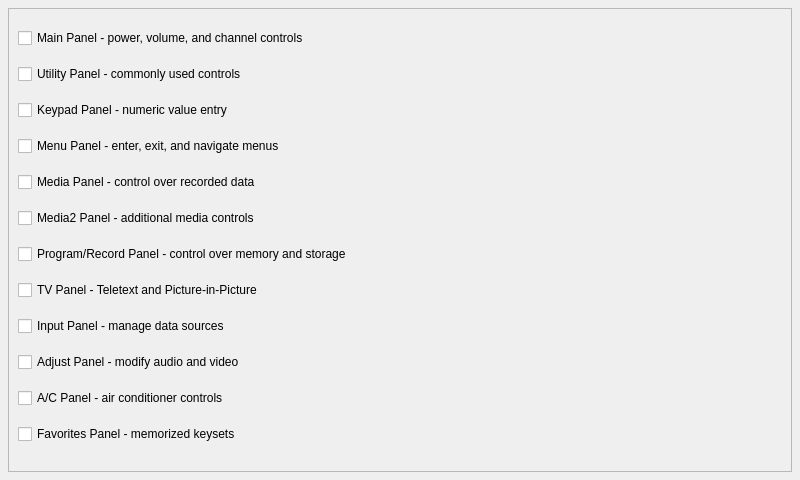
<?xml version="1.0" encoding="UTF-8"?>
<ui version="4.0">
 <class>PIRPanelSelectionForm</class>
 <widget class="QWidget" name="PIRPanelSelectionForm">
  <property name="geometry">
   <rect>
    <x>0</x>
    <y>0</y>
    <width>800</width>
    <height>480</height>
   </rect>
  </property>
  <property name="windowTitle">
   <string>Select Panels</string>
  </property>
  <layout class="QGridLayout" name="gridLayout">
   <property name="margin">
    <number>8</number>
   </property>
   <item row="0" column="0">
    <widget class="QScrollArea" name="scrollArea">
     <property name="widgetResizable">
      <bool>true</bool>
     </property>
     <widget class="QWidget" name="scrollAreaWidgetContents">
      <property name="geometry">
       <rect>
        <x>0</x>
        <y>0</y>
        <width>782</width>
        <height>462</height>
       </rect>
      </property>
      <layout class="QVBoxLayout" name="verticalLayout_2">
       <item>
        <widget class="QCheckBox" name="mainCheckBox">
         <property name="text">
          <string>Main Panel - power, volume, and channel controls</string>
         </property>
         <property name="checked">
          <bool>false</bool>
         </property>
        </widget>
       </item>
       <item>
        <widget class="QCheckBox" name="utilityCheckBox">
         <property name="text">
          <string>Utility Panel - commonly used controls</string>
         </property>
        </widget>
       </item>
       <item>
        <widget class="QCheckBox" name="keypadCheckBox">
         <property name="text">
          <string>Keypad Panel - numeric value entry</string>
         </property>
        </widget>
       </item>
       <item>
        <widget class="QCheckBox" name="menuCheckBox">
         <property name="text">
          <string>Menu Panel - enter, exit, and navigate menus</string>
         </property>
        </widget>
       </item>
       <item>
        <widget class="QCheckBox" name="mediaCheckBox">
         <property name="text">
          <string>Media Panel - control over recorded data</string>
         </property>
        </widget>
       </item>
       <item>
        <widget class="QCheckBox" name="media2CheckBox">
         <property name="text">
          <string>Media2 Panel - additional media controls</string>
         </property>
        </widget>
       </item>
       <item>
        <widget class="QCheckBox" name="recordCheckBox">
         <property name="text">
          <string>Program/Record Panel - control over memory and storage</string>
         </property>
        </widget>
       </item>
       <item>
        <widget class="QCheckBox" name="tvCheckBox">
         <property name="text">
          <string>TV Panel - Teletext and Picture-in-Picture</string>
         </property>
        </widget>
       </item>
       <item>
        <widget class="QCheckBox" name="inputCheckBox">
         <property name="text">
          <string>Input Panel - manage data sources</string>
         </property>
        </widget>
       </item>
       <item>
        <widget class="QCheckBox" name="adjustCheckBox">
         <property name="text">
          <string>Adjust Panel - modify audio and video</string>
         </property>
        </widget>
       </item>
       <item>
        <widget class="QCheckBox" name="acCheckBox">
         <property name="text">
          <string>A/C Panel - air conditioner controls</string>
         </property>
        </widget>
       </item>
       <item>
        <widget class="QCheckBox" name="favoritesCheckBox">
         <property name="text">
          <string>Favorites Panel - memorized keysets</string>
         </property>
        </widget>
       </item>
      </layout>
     </widget>
    </widget>
   </item>
  </layout>
 </widget>
 <resources/>
 <connections/>
</ui>
